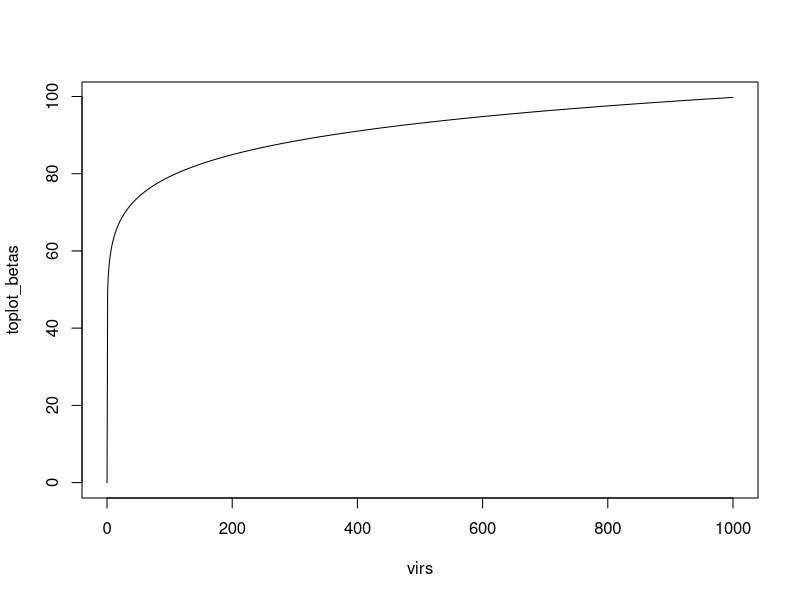
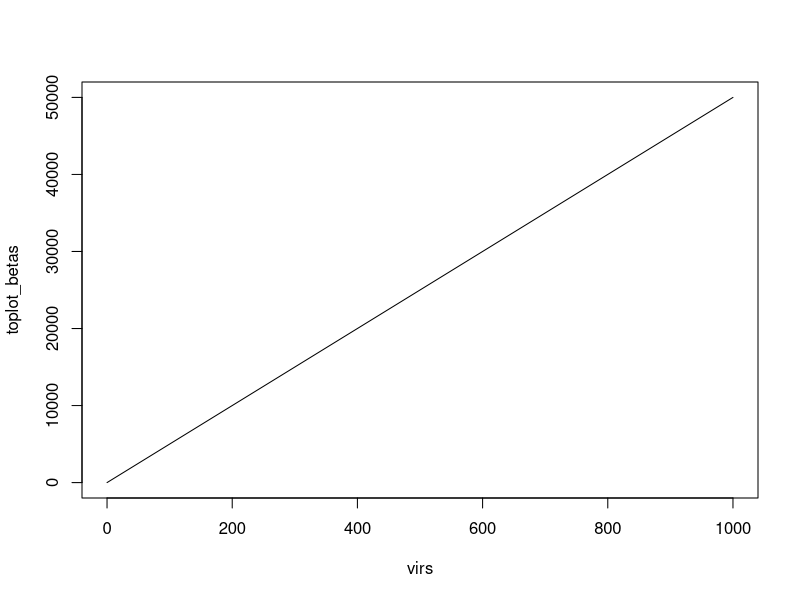
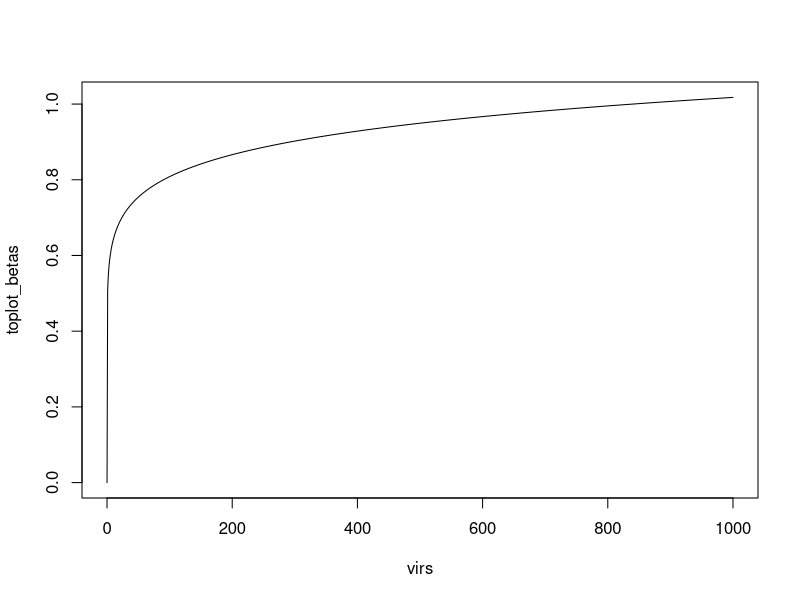
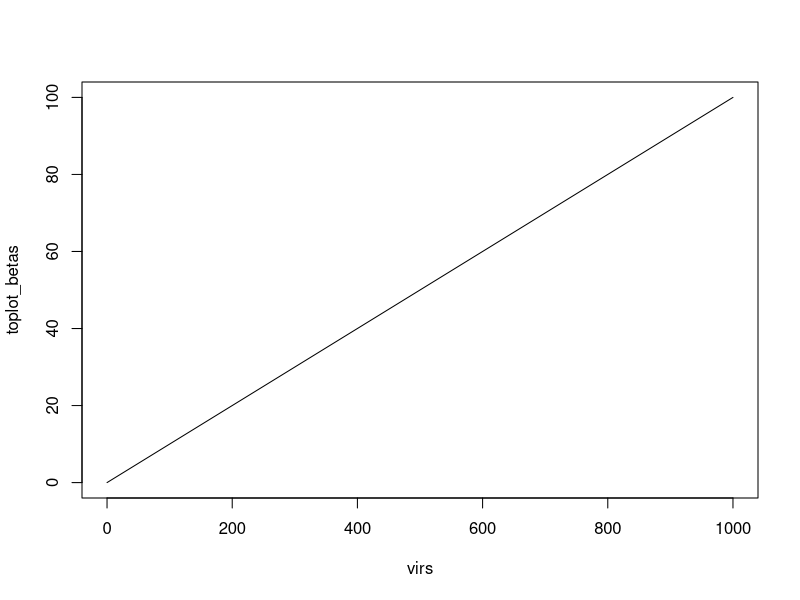

Here is the R script that generated these plots, in order: (Note: this script raises an error after producing the figures.)
virs <- seq(0, 1000, 1)
c1 <- 50
c2 <- 0.1
toplot_betas <- c1 * (virs)^c2
plot(virs, toplot_betas, type='l')

c1 <- 50
c2 <- 1
toplot_betas <- c1 * (virs)^c2
plot(virs, toplot_betas, type='l')

c1 <- 0.51
c2 <- 0.1
toplot_betas <- c1 * (virs)^c2
plot(virs, toplot_betas, type='l')

c1 <- 0.1
c2 <- 1
toplot_betas <- c1 * (virs)^c2
plot(virs, toplot_betas, type='l')


c1 <- 1
c2 <- 0.6
c3 <- 1e-04
m_m = 1 / 3
R0s <- c()
for (vir in virs) {
  mort <- (vir) * c3
  beta <- c1 * (vir)^c2
  psi <- 1 / (1 / ((gamma + nat_mort + m_m + mort)) + 4)
  F_matrix = matrix(c(0, beta*N_m/N_m^p, epsilon*beta*N_m/N_m^p,
                      0, 0, 0,
                      0, 0, 0),nrow=3, ncol=3, byrow=T)
  V_matrix = matrix(c(-sigma-nat_mort-m_m, 0, 0,
                      sigma, -m_m-gamma-mort-nat_mort, 0,
                      sigma, 0, -psi),nrow=3, ncol=3, byrow=T)
  V_matrix_inverse = solve(V_matrix)
  G_matrix = F_matrix %*% V_matrix_inverse
  R0_one = abs(eigen(G_matrix)$values[1])
  R0_num = beta * N_m * psi * sigma + epsilon * beta * N_m * (m_m * sigma + gamma * sigma + mort * sigma + sigma * nat_mort)
  R0_denom = N_m^p * (- sigma - nat_mort - m_m) * (- psi) * (- m_m - gamma - mort - nat_mort)
  R0_two = abs(R0_num / R0_denom)
  if (round(R0_one, 2) != round(R0_two, 2)) {
    stop(paste0(R0_one, '; ', R0_two))
  }
  R0s <- c(R0s, R0_one)
}

# Plot
plot(virs, R0s, type='l')
virs[which(R0s == max(R0s))]
#plot(virs * c3, R0s, type='l')



# To include in the testing doc:
# Verified that the carrying capacity now makes sense at DFE when we also exclude arrival of recovereds into market
# To check: is it true that DFE means there are no E, I, and R migrations into markets as well? Since there is no disease in the system? I think so, because there shouldn't be any of these classes at DFE, just S
# To check: is it true that E_f, I_f, and R_f are not disease classes? I think so. If they are not disease classes, and just ways of getting new infections, they will be differentiated away since they do not depend on any of the market compartments. Even if it is, it would only be the exponential assumption that makes it treated as a new incubation, but conceptually, it is not a new infection
# To check: is it true that E_f, I_f, and R_f migrations will not be included in the new infections part of the Greek F matrix? I think so, again, will be differentiated away anyway for some reason as above
